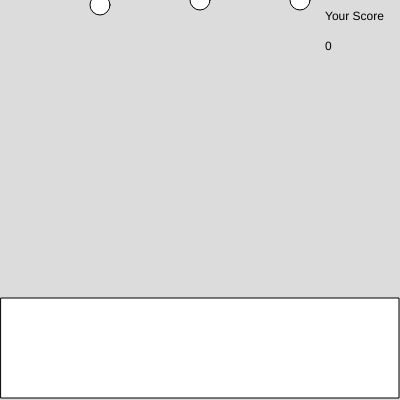
Frame 1 (no input)
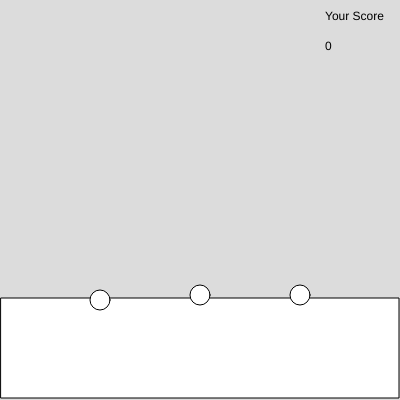
Frame 60 (no input)
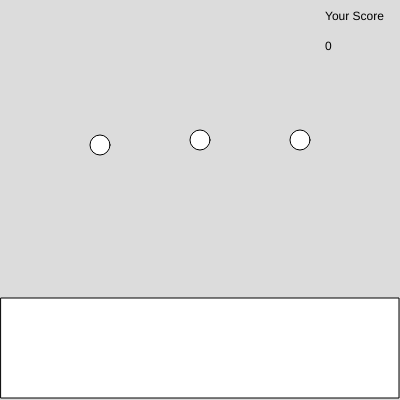
Frame 120 (the mouse pressed at the canvas centre since frame 60)

The p5.js sketch that drew these frames (run headless with seeded random() and noise() and a simulated clock; from frame 60 on, the mouse is pressed at the canvas centre):

// p5.js sketch
// ── sketch.js
var score = 0;
var ballmovement = 0;
function setup() {
  createCanvas(400, 400);
}

function draw() {
  background(220);

  rect(1, 298, 398, 100);
  ellipse(200, ballmovement, 20, 20);

  if (ballmovement > 425) {
    ballmovement = -25;
  }
  ellipse(300, ballmovement, 20, 20);
  ballmovement = ballmovement + 5;
  if (ballmovement > 425) {
  }
  ellipse(100, ballmovement, 20, 20);

  if (ballmovement > 425) {
  }
  text("Your Score", 325, 20);
  text(score, 325, 50);
}

function keyPressed() {
  if (key == "s" && ballmovement > 300) {
    score = score + 25;
  }

  if (key == "a" && ballmovement > 300) {
    score = score + 25;
  }

  if (key == "d" && ballmovement > 300) {
    score = score + 25;
  }
}
